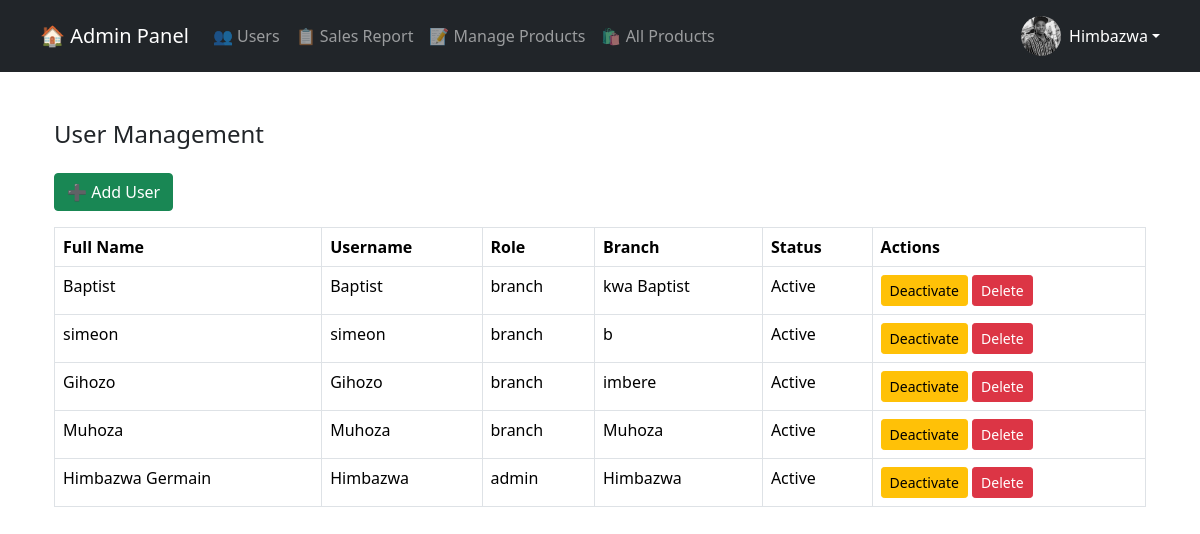
The page /admin/users.php (signed in) on the database its author committed.
### tables this page shows
CREATE TABLE `users` (
  `id` int(11) NOT NULL,
  `username` varchar(50) NOT NULL,
  `password` varchar(255) NOT NULL,
  `role` enum('admin','branch') NOT NULL,
  `branch_id` int(11) DEFAULT NULL,
  `status` enum('active','inactive') DEFAULT 'active',
  `full_name` varchar(100) DEFAULT NULL,
  `created_at` timestamp NOT NULL DEFAULT current_timestamp()
);

CREATE TABLE `branches` (
  `id` int(11) NOT NULL,
  `name` varchar(50) DEFAULT NULL
);

### admin/users.php (the view, shortened to what this page needs)
<?php
require '../includes/db.php';
require_once 'navbar.php';
$users = $conn->query("
    SELECT u.*, b.name AS branch_name
    FROM users u
    LEFT JOIN branches b ON u.branch_id = b.id
    ORDER BY u.created_at DESC
");
?>
<!DOCTYPE html>
<html>
<head>
  <link href="https://cdn.jsdelivr.net/npm/bootstrap@5.3.3/dist/css/bootstrap.min.css" rel="stylesheet">
  <link rel="stylesheet" href="css/bootstrap.min.css">
</head>
<body>
<div class="container mt-5">
  <h4 class="mb-4">User Management</h4>
  <a href="add_user.php" class="btn btn-success mb-3">➕ Add User</a>
  <table class="table table-bordered">
    <thead>
      <tr>
        <th>Full Name</th>
        <th>Username</th>
        <th>Role</th>
        <th>Branch</th>
        <th>Status</th>
        <th>Actions</th>
      </tr>
    </thead>
    <tbody>
      <?php while ($user = $users->fetch(PDO::FETCH_ASSOC)): ?>
      <tr>
        <td><?= htmlspecialchars($user['full_name']) ?></td>
        <td><?= htmlspecialchars($user['username']) ?></td>
        <td><?= htmlspecialchars($user['role']) ?></td>
        <td><?= htmlspecialchars($user['branch_name'] ?? '-') ?></td>
        <td><?= ucfirst(htmlspecialchars($user['status'])) ?></td>
        <td>
          <?php if ($user['status'] == 'active'): ?>
            <a href="deactivate_user.php?id=<?= $user['id'] ?>" class="btn btn-warning btn-sm">Deactivate</a>
          <?php else: ?>
            <a href="activate_user.php?id=<?= $user['id'] ?>" class="btn btn-success btn-sm">Activate</a>
          <?php endif; ?>
          <a href="delete_user.php?id=<?= $user['id'] ?>" class="btn btn-danger btn-sm" onclick="return confirm('Are you sure?')">Delete</a>
        </td>
      </tr>
      <?php endwhile; ?>
    </tbody>
  </table>
</div>
</body>
</html>

### rows shown on the page
users: full_name "Baptist", username "Baptist", role "branch", branch.name "kwa Baptist", status "Active"
users: full_name "simeon", username "simeon", role "branch", branch.name "b", status "Active"
users: full_name "Gihozo", username "Gihozo", role "branch", branch.name "imbere", status "Active"
users: full_name "Muhoza", username "Muhoza", role "branch", branch.name "Muhoza", status "Active"
users: full_name "Himbazwa Germain", username "Himbazwa", role "admin", branch.name "Himbazwa", status "Active"

### other values the page prints
$username "Himbazwa"
